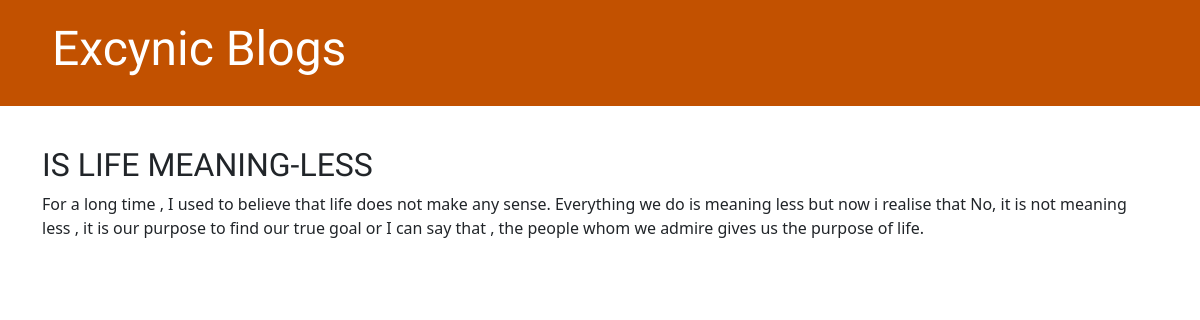
/post/1/, run on an earlier commit of the app's database.
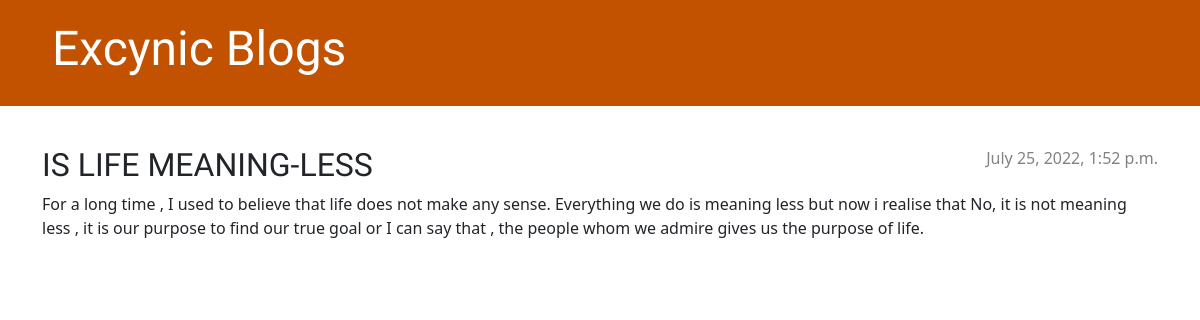
And on a later commit of the database.
### blog/models.py (models this page shows, shortened)
class Post(models.Model):
    author = models.ForeignKey(settings.AUTH_USER_MODEL, on_delete=models.CASCADE)
    title = models.CharField(max_length=200)
    text = models.TextField()
    created_date = models.DateTimeField(default=timezone.now)
    published_date = models.DateTimeField(blank=True, null=True)

### blog/views.py (the view)
# urls.py: path('post/<int:pk>/', views.post_detail, name='post_detail'),
def post_detail(request, pk):
    post = get_object_or_404(Post, pk=pk)
    return render(request, 'blog/post_detail.html', {'post': post})

### blog/templates/blog/post_detail.html
{% extends 'blog/base.html' %}
{% block content %}
    <article class="post">
        {% if post.published_date %}
            <time class="date">
                {{ post.published_date }}
            </time>
        {% endif %}
        <h2>{{ post.title }}</h2>
        <p>{{ post.text|linebreaksbr }}</p>
    </article>
{% endblock %}

### blog/templates/blog/base.html (shortened to what this page needs)
{% load static %}
<!DOCTYPE html>
<html lang="en">
<head>
    <link rel="stylesheet" href="https://cdn.jsdelivr.net/npm/bootstrap@5.1.3/dist/css/bootstrap.min.css">
    <link rel="stylesheet" href="{% static 'css/blog.css' %}">
</head>
<body>
     <header class="page-header">
         <div class="container">
    <h1> <a href="/"> Excynic Blogs</a></h1>
         </div>
     </header>
     <main class="container">
     <div class="row">
         <div class="col">
             {% block content %}
             {% endblock %}
         </div>
     </div>
    </main>
    </body>
</html>

### blog/static/css/blog.css (style rules this page uses)
.page-header { background-color: #C25100; margin-top: 0; margin-bottom: 40px; padding: 20px 20px 20px 40px; }
.page-header h1, .page-header h1 a, .page-header h1 a:visited, .page-header h1 a:active { color: #ffffff; font-size: 36pt; text-decoration: none; }
h1, h2, h3, h4 { font-family: 'Lobster', cursive; }
.date { color: #828282; }
.post { margin-bottom: 70px; }
.post > .date, .post > .actions { float: right; }

What changed in the data, as far as the page shows it:
changed Post "IS LIFE MEANING-LESS": published_date (not shown) → "July 25, 2022, 1:52 p.m."
